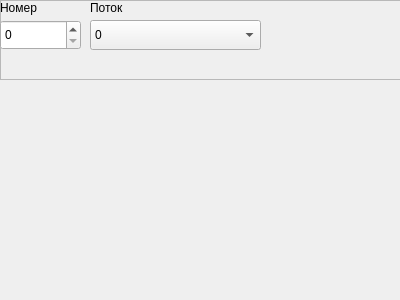
<?xml version="1.0" encoding="UTF-8"?>
<ui version="4.0">
 <class>Widget_DEVLINE</class>
 <widget class="QWidget" name="Widget_DEVLINE">
  <property name="geometry">
   <rect>
    <x>0</x>
    <y>0</y>
    <width>400</width>
    <height>300</height>
   </rect>
  </property>
  <property name="windowTitle">
   <string>Form</string>
  </property>
  <widget class="QFrame" name="frame">
   <property name="geometry">
    <rect>
     <x>0</x>
     <y>0</y>
     <width>550</width>
     <height>80</height>
    </rect>
   </property>
   <property name="frameShape">
    <enum>QFrame::StyledPanel</enum>
   </property>
   <property name="frameShadow">
    <enum>QFrame::Raised</enum>
   </property>
   <widget class="QComboBox" name="OutType">
    <property name="geometry">
     <rect>
      <x>90</x>
      <y>20</y>
      <width>171</width>
      <height>30</height>
     </rect>
    </property>
    <item>
     <property name="text">
      <string>0</string>
     </property>
    </item>
    <item>
     <property name="text">
      <string>1</string>
     </property>
    </item>
   </widget>
   <widget class="QDoubleSpinBox" name="Num1">
    <property name="geometry">
     <rect>
      <x>0</x>
      <y>20</y>
      <width>81</width>
      <height>30</height>
     </rect>
    </property>
    <property name="decimals">
     <number>0</number>
    </property>
    <property name="maximum">
     <double>10000.000000000000000</double>
    </property>
   </widget>
   <widget class="QLabel" name="label_63">
    <property name="geometry">
     <rect>
      <x>0</x>
      <y>0</y>
      <width>71</width>
      <height>16</height>
     </rect>
    </property>
    <property name="sizePolicy">
     <sizepolicy hsizetype="Fixed" vsizetype="Fixed">
      <horstretch>0</horstretch>
      <verstretch>0</verstretch>
     </sizepolicy>
    </property>
    <property name="minimumSize">
     <size>
      <width>1</width>
      <height>16</height>
     </size>
    </property>
    <property name="text">
     <string>Номер</string>
    </property>
   </widget>
   <widget class="QLabel" name="label_64">
    <property name="geometry">
     <rect>
      <x>90</x>
      <y>0</y>
      <width>71</width>
      <height>16</height>
     </rect>
    </property>
    <property name="sizePolicy">
     <sizepolicy hsizetype="Fixed" vsizetype="Fixed">
      <horstretch>0</horstretch>
      <verstretch>0</verstretch>
     </sizepolicy>
    </property>
    <property name="minimumSize">
     <size>
      <width>1</width>
      <height>16</height>
     </size>
    </property>
    <property name="text">
     <string>Поток</string>
    </property>
   </widget>
  </widget>
 </widget>
 <resources/>
 <connections/>
</ui>
